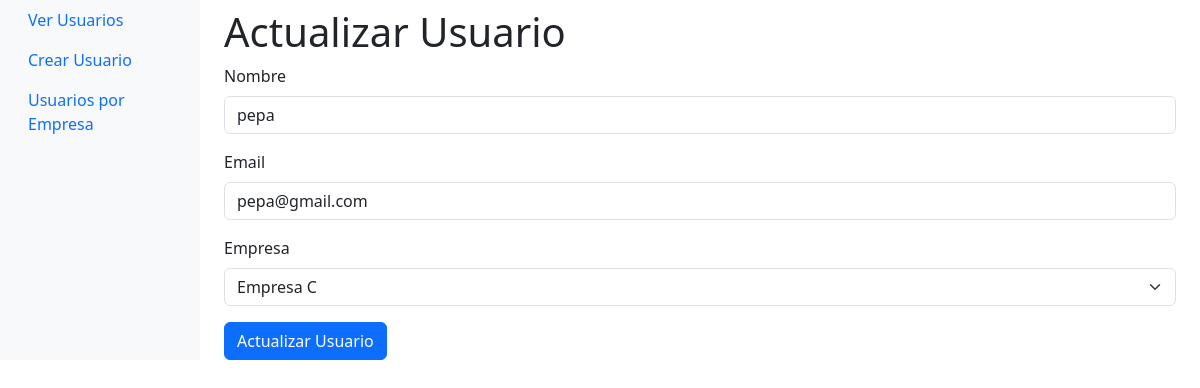
Page /usuarios/2/update on the earlier database version.
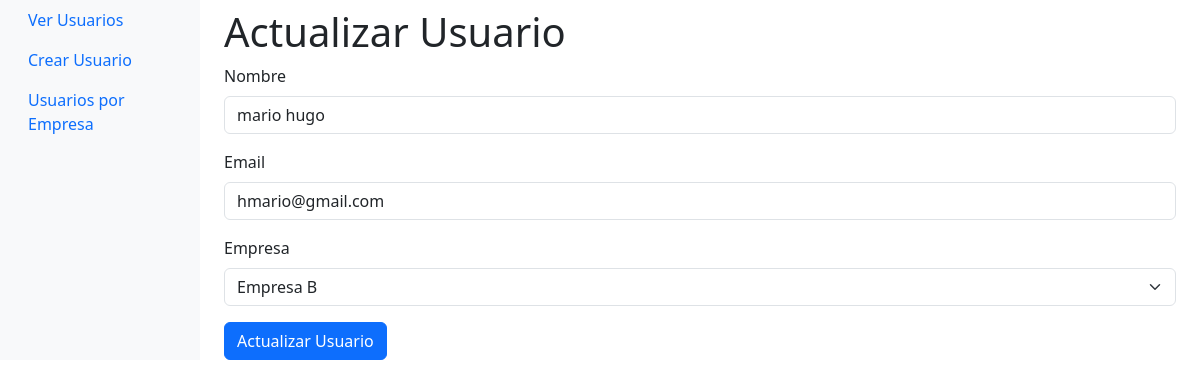
Same page on the later database version.
### api/models.py (models this page shows)
class Usuario(Base):
    __tablename__ = "usuarios"
    id = Column(Integer, primary_key=True, index=True)
    id_fk_empresa = Column(Integer, ForeignKey("empresas.id"))
    nombre = Column(String)
    email = Column(String)
    empresa = relationship("Empresa", back_populates="usuarios")

### api/main.py (the view)
@app.get("/usuarios/{usuario_id}/update", response_class=HTMLResponse)
def ver_actualizar_usuario(request: Request, usuario_id: int):
    db = database.SessionLocal()
    db_usuario = crud.leer_usuario(db, usuario_id)
    if db_usuario is None:
        raise HTTPException(status_code=404, detail="Usuario no encontrado")
    return templates.TemplateResponse("update.html", {"request": request, "usuario": db_usuario})

### api/templates/update.html (shortened to what this page needs)
<!DOCTYPE html>
<html lang="en">
<head>
    <link href="https://cdn.jsdelivr.net/npm/bootstrap@5.3.2/dist/css/bootstrap.min.css" rel="stylesheet">
</head>
<body>
    <div class="container-fluid">
        <div class="row">
            <nav id="sidebar" class="col-md-3 col-lg-2 d-md-block bg-light sidebar">
                <div class="position-sticky">
                    <ul class="nav flex-column">
                        <li class="nav-item">
                            <a class="nav-link" href="/">Ver Usuarios</a>
                        </li>
                        <li class="nav-item">
                            <a class="nav-link" href="/usuarios/create">Crear Usuario</a>
                        </li>
                        <li class="nav-item">
                            <a class="nav-link" href="/empresas/usuarios">Usuarios por Empresa</a>
                        </li>
                    </ul>
                </div>
            </nav>
            <main class="col-md-9 ms-sm-auto col-lg-10 px-md-4">
                <h1 class="mt-2">Actualizar Usuario</h1>
                <form action="/usuarios/{{ usuario.id }}/update" method="post" enctype="multipart/form-data">
                    <div class="mb-3">
                        <label for="nombre" class="form-label">Nombre</label>
                        <input type="text" class="form-control" id="nombre" name="nombre" value="{{ usuario.nombre }}" required>
                    </div>
                    <div class="mb-3">
                        <label for="email" class="form-label">Email</label>
                        <input type="email" class="form-control" id="email" name="email" value="{{ usuario.email }}" required>
                    </div>
                    <div class="mb-3">
                        <label for="id_fk_empresa" class="form-label">Empresa</label>
                        <select class="form-select" id="id_fk_empresa" name="id_fk_empresa" required>
                            <option value="2" {% if usuario.id_fk_empresa == 2 %}selected{% endif %}>Empresa B</option>
                            <option value="3" {% if usuario.id_fk_empresa == 3 %}selected{% endif %}>Empresa C</option>
                        </select>
                    </div>
                    <button type="submit" class="btn btn-primary">Actualizar Usuario</button>
                </form>
            </main>
        </div>
    </div>
</body>
</html>

Differences in the rows shown:
changed Usuario: nombre "pepa" → "mario hugo"; email "pepa@gmail.com" → "hmario@gmail.com"; id_fk_empresa "Empresa C" → "Empresa B"
